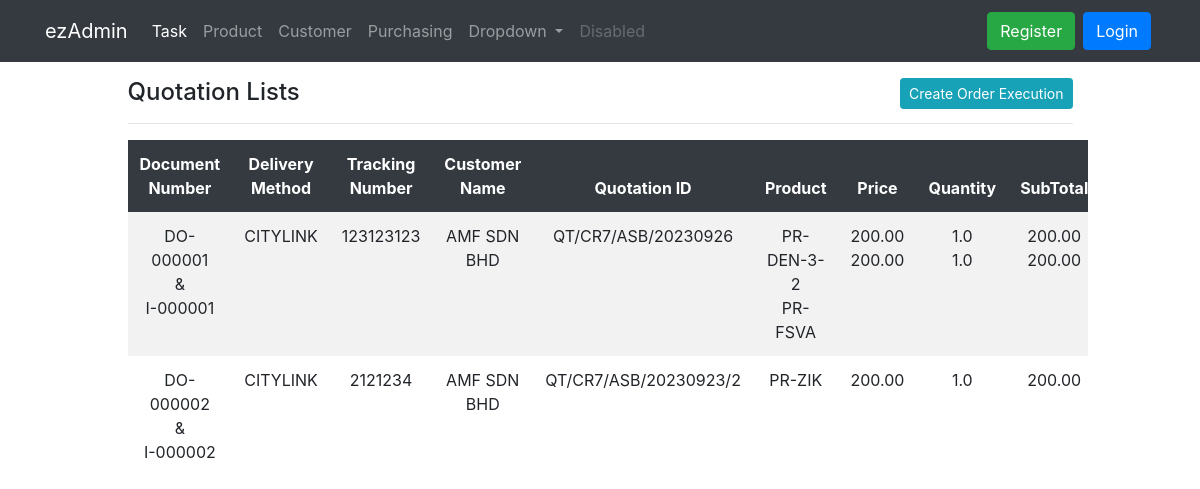
Page /task/order_execution/list/ on the earlier database version.
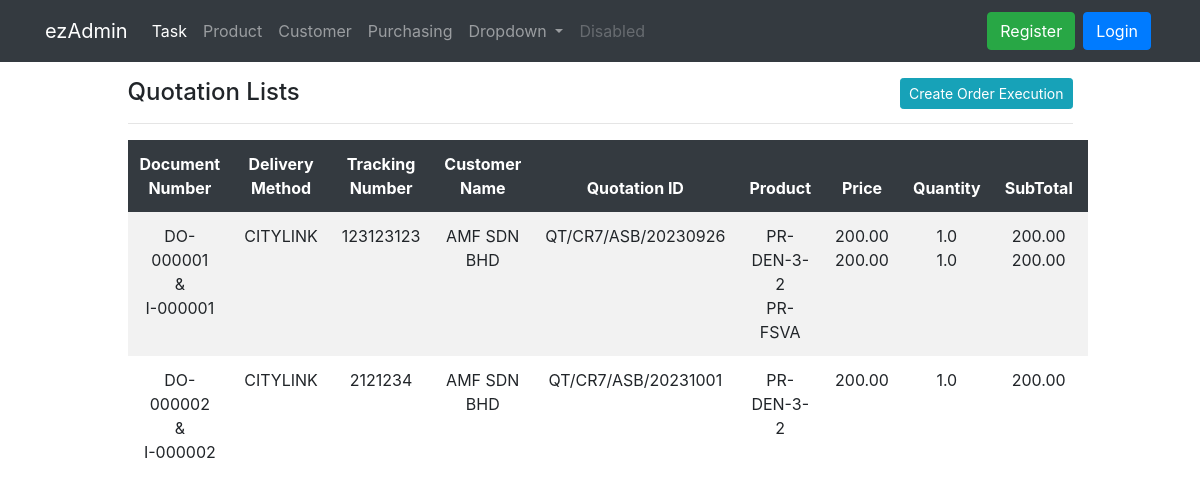
Same page on the later database version.
### dashboard/models.py (models this page shows, shortened)
class OrderExecution(models.Model):
    quotation_id = models.ForeignKey(Quotation, on_delete = models.CASCADE, null = True)
    do_number = models.CharField(max_length=20, unique=True, blank=True, null=True)
    inv_number = models.CharField(max_length=20, unique=True, blank=True, null=True)
    delivery_method = models.ForeignKey(DeliveryMethod, on_delete = models.CASCADE)
    tracking_number = models.CharField(max_length = 100)
    create_date = models.DateTimeField(blank = True, null = True)
    update_date = models.DateTimeField(blank = True, null = True)

class DeliveryMethod(models.Model):
    name = models.CharField(max_length = 100)
    payment_term = models.CharField(max_length = 100)
    representative = models.CharField(max_length = 20)
    price_KG = models.PositiveIntegerField()
    create_date = models.DateTimeField(blank = True, null = True)
    update_date = models.DateTimeField(blank = True, null = True)
    def __str__(self):
        return self.name

class Quotation(models.Model):
    customer_id = models.ForeignKey(Customer, on_delete = models.CASCADE)
    doc_number =  models.CharField(unique = True, max_length = 200, blank= True, null= True)
    end_number = 0
    rev_number = 1
    create_date = models.DateTimeField(blank = True, null = True)
    update_date = models.DateTimeField(blank = True, null = True)
    def __str__(self):
        return self.doc_number

class Customer(models.Model):
    company_name = models.CharField(max_length = 100)
    name_acronym = models.CharField(max_length = 100, blank = True, null = True)
    address = models.CharField(max_length = 100)
    posscode = models.PositiveIntegerField(validators = [posscode_validator])
    email = models.CharField(max_length = 100, validators = [validate_email])
    pic_name = models.CharField(max_length = 100, null = True)
    phone_number = models.PositiveIntegerField(null = True)
    sales_person = models.ForeignKey(SalesPerson, on_delete = models.CASCADE)
    currency = models.ForeignKey(Currency, on_delete = models.CASCADE, null = True)
    create_date = models.DateTimeField(blank = True, null = True)
    update_date = models.DateTimeField(blank = True, null = True)
    def __str__(self):
        return self.company_name

class QuotationItem(models.Model):
    quotation = models.ForeignKey(Quotation, on_delete=models.CASCADE, related_name='quotationitem_set')
    product = models.ForeignKey(Product, on_delete=models.CASCADE)
    stock = models.ForeignKey(Inventory, on_delete=models.CASCADE, blank= True, null= True)
    price = models.FloatField(default=0)
    quantity = models.FloatField(default=0)

class Product(models.Model):
    item_code = models.CharField(max_length = 20, unique = True)
    name = models.CharField(max_length = 100)
    description = models.CharField(max_length = 200, blank = True, null = True)
    brand = models.ForeignKey(BrandName, on_delete = models.CASCADE)
    uom = models.ForeignKey(UOM, on_delete = models.CASCADE)
    packing = models.PositiveIntegerField()
    status = models.CharField(max_length=2, choices=(('1','Active'),('2','Inactive')), default=1)
    create_date = models.DateTimeField(blank = True, null = True)
    update_date = models.DateTimeField(blank = True, null = True)

### task/views.py (the view)
# urls.py: path('task/order_execution/list/', views.order_execution_list, name = 'task-order-execution-list'),
def order_execution_list(request):
    order_executions = OrderExecution.objects.all().select_related('quotation_id__customer_id')
    context = {
        'order_executions': order_executions
        }
    return render(request, 'task/order-execution-list.html', context)

### templates/task/order-execution-list.html (shortened to what this page needs)
{% extends 'partials/base.html' %}
{% load custom_filters %}
{% load mathfilters %}
{% block content %}
<head>
</head>
<body>
    <div class="col-md-10 offset-md-1 table-responsive">
        {% load humanize %}
        <table class="table table-borderless table-striped table-hover">
            <span class="h4">Quotation Lists</span class="h4">
            <a class="btn btn-info btn-sm float-right" href="{% url 'task-order-execution' %}">Create Order Execution</a>
            <hr>
            <thead class = "thead-dark">
                <tr>
                    <th>Document Number</th>
                    <th>Delivery Method</th>
                    <th>Tracking Number</th>
                    <th>Customer Name</th>
                    <th>Quotation ID</th>
                    <th width = '200'>Product</th>
                    <th>Price</th>
                    <th>Quantity</th>
                    <th>SubTotal</th>
                    <th>Total</th>
                </tr>
            </thead>
            <tbody>
                {% for order_execution in order_executions %}
                <tr>
                    <td>{{ order_execution.do_number }} <br> & <br>{{ order_execution.inv_number }}</td>
                    <td>{{ order_execution.delivery_method }}</td>
                    <td>{{ order_execution.tracking_number }}</td>
                    <td>{{ order_execution.quotation_id.customer_id }}</td>
                    <td>{{ order_execution.quotation_id }}</td>
                    <td width = '200'>
                        {% for quotation_item in order_execution.quotation_id.quotationitem_set.all %}
                        {{ quotation_item.product.item_code }}<br>
                        {% endfor %}
                    </td>
                    <td>
                        {% for quotation_item in order_execution.quotation_id.quotationitem_set.all %}
                        {{ quotation_item.price|floatformat:2 }}<br>
                        {% endfor %}
                    </td>
                    <td>
                        {% for quotation_item in order_execution.quotation_id.quotationitem_set.all %}
                        {{ quotation_item.quantity }}<br>
                        {% endfor %}
                    </td>
                    <td>
                        {% with total_price=0 %}
                        {% for quotation_item in order_execution.quotation_id.quotationitem_set.all %}
                            {% with subtotal=quotation_item.price|mul:quotation_item.quantity %}
                                {{subtotal|floatformat:"2"}}
                            {% endwith %}
                        {% endfor %}
                    </td>
                    <td>
                    </td>
                    {% endwith %}
                </tr>
                {% endfor %}
            </tbody>
        </table>
    </div>
</body>
</html>
{% endblock %}

Differences in the rows shown:
removed QuotationItem: product.item_code "PR-ZIK", price "200.00", quantity "1.0", shown under OrderExecution "DO-000002"
changed through a linked row, OrderExecution "DO-000002": quotation_id "QT/CR7/ASB/20230923/2" → "QT/CR7/ASB/20231001"
added QuotationItem: product.item_code "PR-DEN-3-2", price "200.00", quantity "1.0", shown under OrderExecution "DO-000002"
